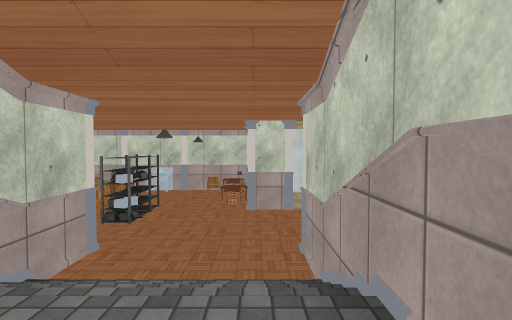
View 1 (above)

19 first-person views from a walk through a Unity game level. The camera is 1.3 m above the floor, tilts 2° down and sees 80° across. The floor is counted in squares, 2 m on a side. Each view is taken from the middle of a square. On the plan, view 1 faces up. The plan holds only what a view shows up to about 10 squares ahead; the rest is blank. The place goes on beyond the plan. Some surface patterns are stand-ins.

View 2
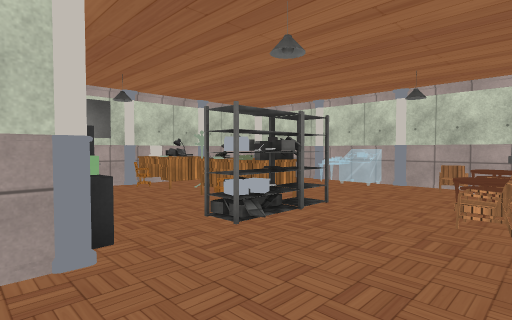

View 3
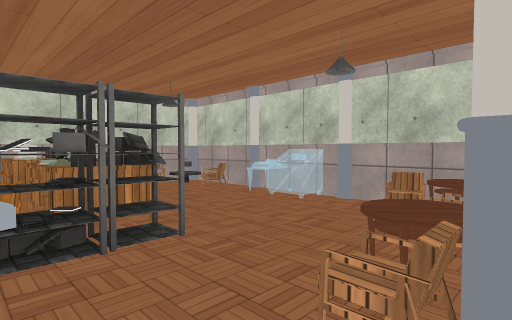

View 4
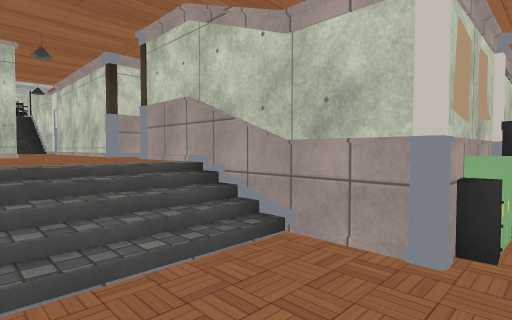

View 5
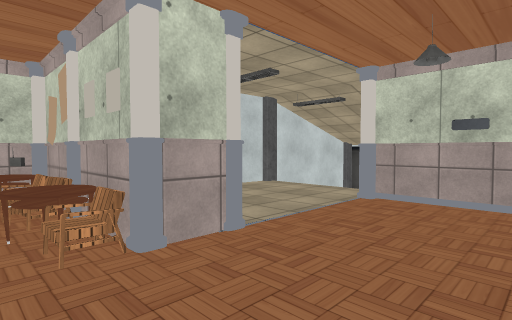

View 6
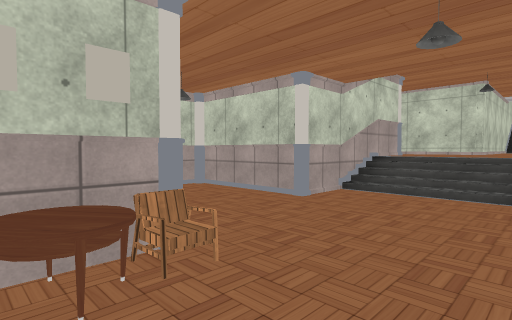

View 7
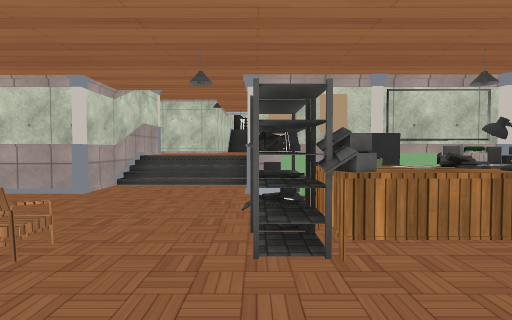

View 8
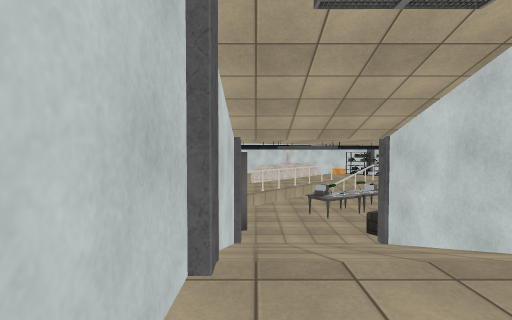

View 9
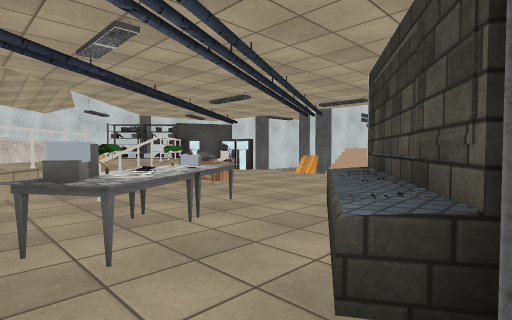

View 10
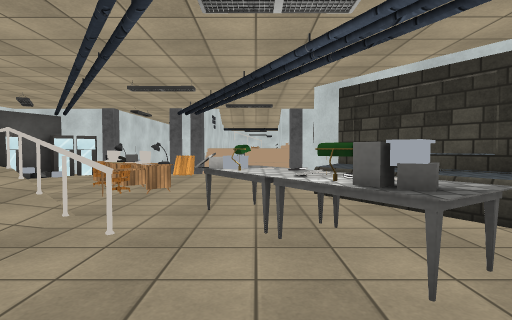

View 11
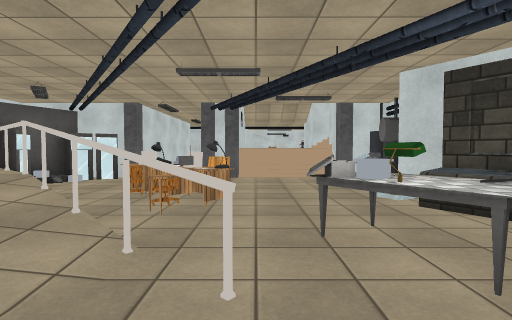

View 12
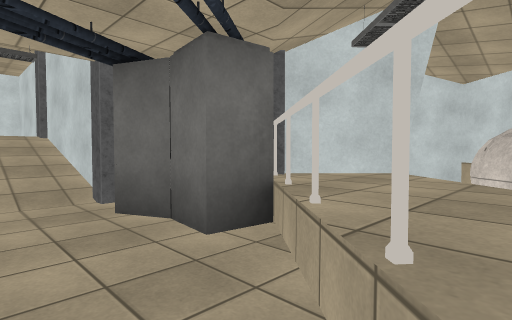

View 13
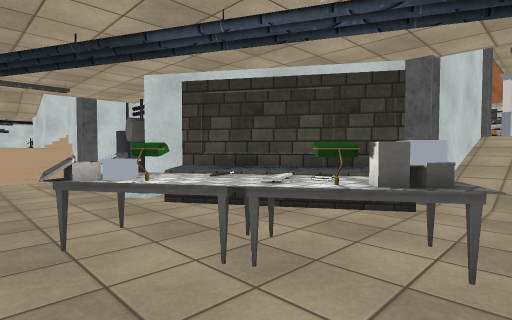

View 14
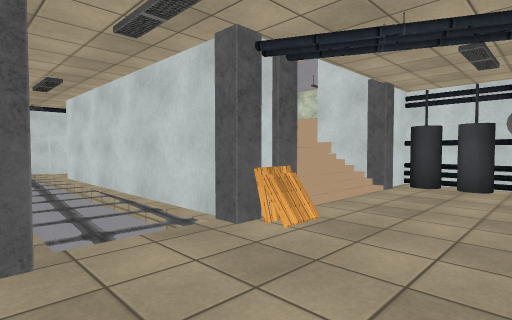

View 15
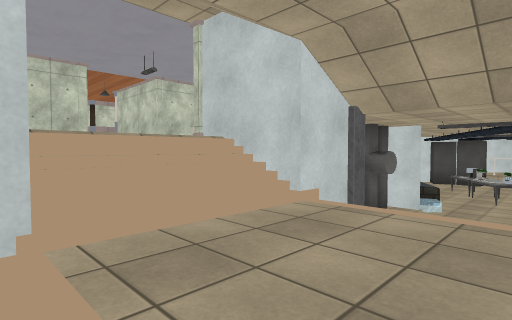

View 16
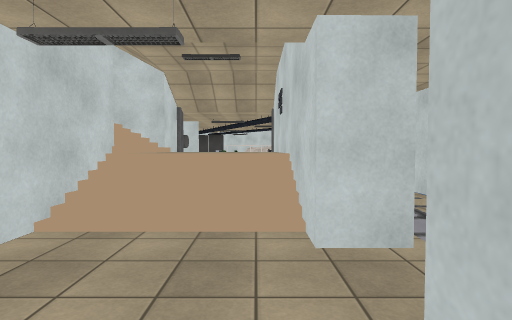

View 17
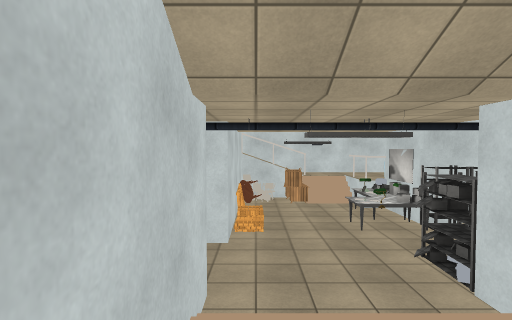

View 18
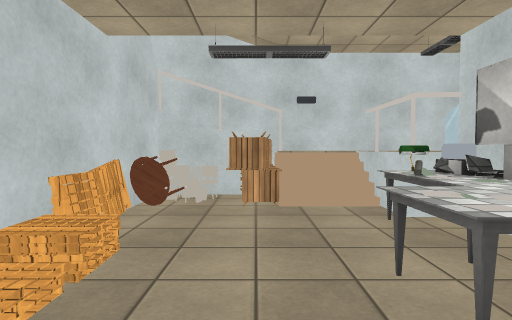

View 19
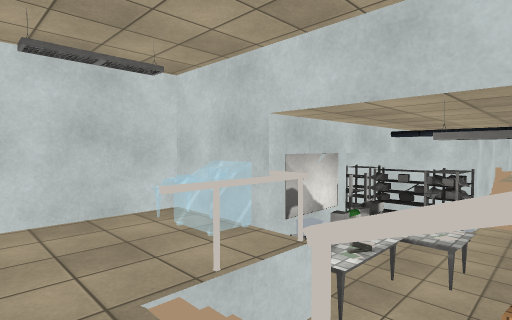

### Floor plan
Key: @ floor where view 1 was taken; # wall or solid block; . main floor; : floor 1.25 m higher than the main floor; + floor 1.75 m higher than the main floor; * floor 2.75 m higher than the main floor; / step, stairs or slope; = window, fence, low wall or low ledge; ^ raised ledge; C chair; E desk; S shelf; P poster; I pillar; R rack; A cabinet; T table; M machine; L pallet; O other object.
Columns run from 6 left of view 1 to 17 right of it. Each row starts with its distance up from view 1.
 11                ##=
 10               II
  9 #C###C########  O
  8 OO+++OPC++I//IRR.O
  7 #++E+OO+++///..OO.#
  6 EE+OSCO++#I##IRTTO##
  5 #CC+O++++#  ##^TT.O##
  4 #OA+O++++#    ^^OOCO#
  3 #####++###    O/.OOC####
  2     #//# #    O..OOO.O#
  1     #**###    O...IOI.M
  0     #*@###    OI//LIOO
 -1     ***      ###//#.#
 -2     #*####    //::#.#
 -3     #*#  #    //::#.#
 -4     #*#       ##//#.
 -5     #*#        #//#.
 -6     #/#       OO....
 -7     #/        *O...
 -8     #/        SO./##
 -9               OTOL#
-10              #O.E.#
-11             #::OEO
-12             #::://
-13             #######

Where each view was taken, in squares from view 1:
view 1: 0 up, 0 right, facing up
view 2: 3 up, 0 right, facing up-left
view 3: 5 up, 0 right, facing up-left
view 4: 4 up, 0 right, facing down-left
view 5: 4 up, 1 left, facing up-right
view 6: 7 up, 2 left, facing down-right
view 7: 8 up, 2 left, facing down
view 8: 8 up, 2 right, facing right
view 9: 7 up, 7 right, facing down-right
view 10: 8 up, 10 right, facing down
view 11: 7 up, 11 right, facing down
view 12: 7 up, 11 right, facing up-left
view 13: 7 up, 11 right, facing down-left
view 14: 2 up, 14 right, facing down-left
view 15: 4 down, 11 right, facing up-left
view 16: 8 down, 11 right, facing up
view 17: 3 down, 11 right, facing down
view 18: 7 down, 10 right, facing down
view 19: 12 down, 10 right, facing up-left
